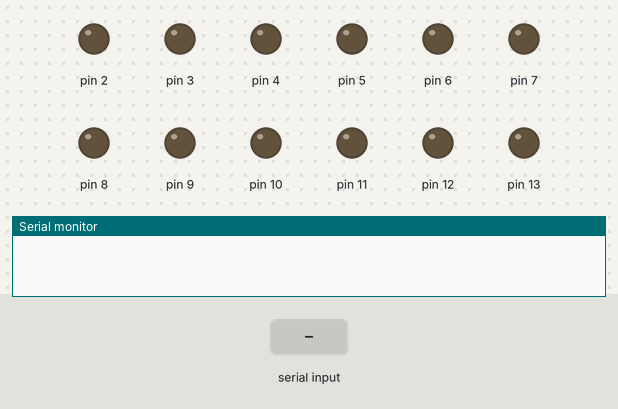
This sketch was run on a simulated Arduino Uno, built with avr-gcc and run on an emulated ATmega328P. Shown: output pins drawn as LEDs (lit = HIGH), the last lines printed to the serial monitor. The inputs (shaded band) are chosen by the test bench.

Above: at 1.2 s.
1.3 s: "A" received over Serial
At 2.6 s:
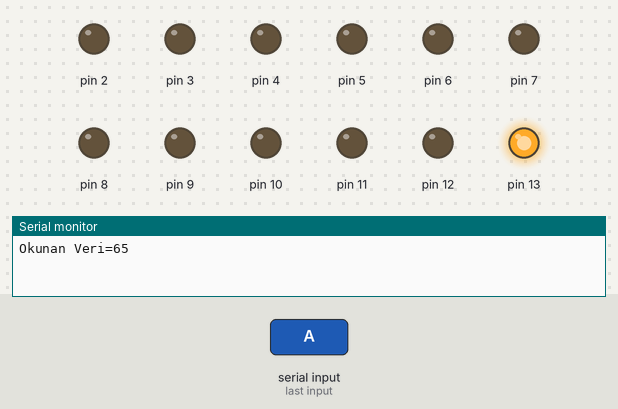
2.9 s: byte 68 (68) received over Serial
At 4.0 s:
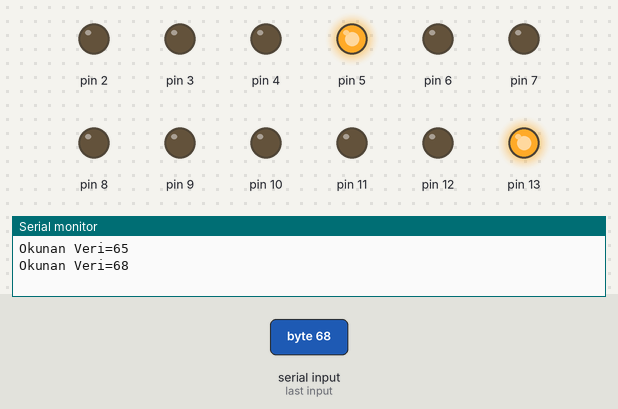
4.5 s: byte 69 (69) received over Serial
At 5.2 s:
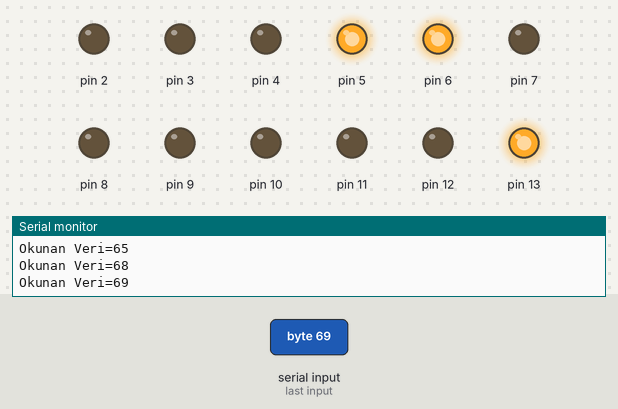
6.1 s: byte 100 (100) received over Serial
At 7.4 s:
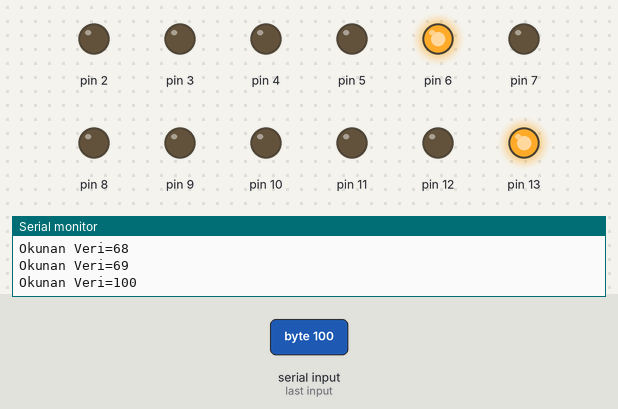
7.7 s: byte 70 (70) received over Serial
At 8.9 s:
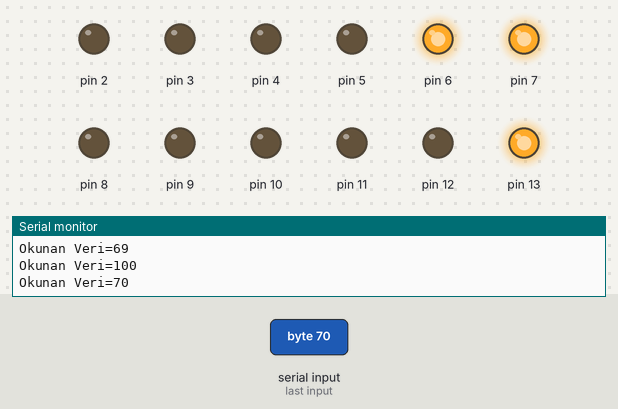
9.3 s: byte 101 (101) received over Serial
At 10.1 s:
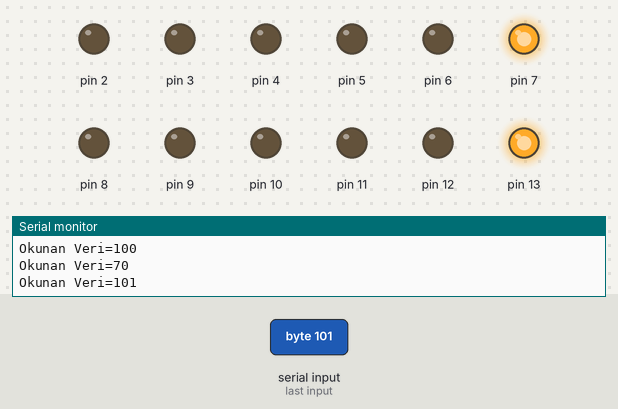
Timing chart, 0 to 11.9 s (numbered marks = the images above; inputs shaded):
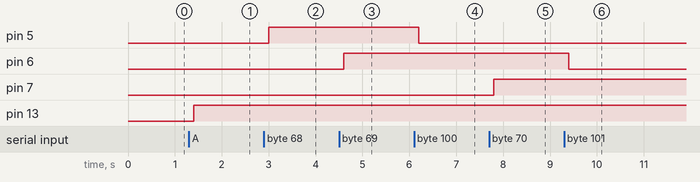

Measured:
- after the input at 1.3 s, pin 13: LOW → HIGH after 0.10 s
- after the input at 2.9 s, pin 5: LOW → HIGH after 0.10 s
- after the input at 4.5 s, pin 6: LOW → HIGH after 0.10 s
- after the input at 6.1 s, pin 5: HIGH → LOW after 0.10 s
- after the input at 7.7 s, pin 7: LOW → HIGH after 0.10 s
- after the input at 9.3 s, pin 6: HIGH → LOW after 0.10 s

The sketch:

Bolum_7_Uyg_4.ino
```cpp
int HC05;
       void setup()
       {
       Serial.begin(9600);
       for (int a=2;a<=13;a++)
       {
       pinMode(a,OUTPUT);
       }}
       void loop()
       {
       if(Serial.available())
       {
       int HC05 = Serial.read();
       delay(100);
if(HC05==65){digitalWrite(13,HIGH);}
if(HC05==97){digitalWrite(13,LOW);}
if(HC05==66){digitalWrite(3,HIGH);}
if(HC05==98){digitalWrite(3,LOW);}
if(HC05==67){digitalWrite(4,HIGH);}
if(HC05==99){digitalWrite(4,LOW);}
if(HC05==68){digitalWrite(5,HIGH);}
if(HC05==100){digitalWrite(5,LOW);}
if(HC05==69){digitalWrite(6,HIGH);}
if(HC05==101){digitalWrite(6,LOW);}
if(HC05==70){digitalWrite(7,HIGH);}
if(HC05==102){digitalWrite(7,LOW);}
if(HC05==71){digitalWrite(8,HIGH);}
if(HC05==103){digitalWrite(8,LOW);}
if(HC05==72){digitalWrite(13,HIGH);}
if(HC05==104){digitalWrite(13,LOW);}
Serial.print("Okunan Veri=");
Serial.println(HC05);
}}
```
